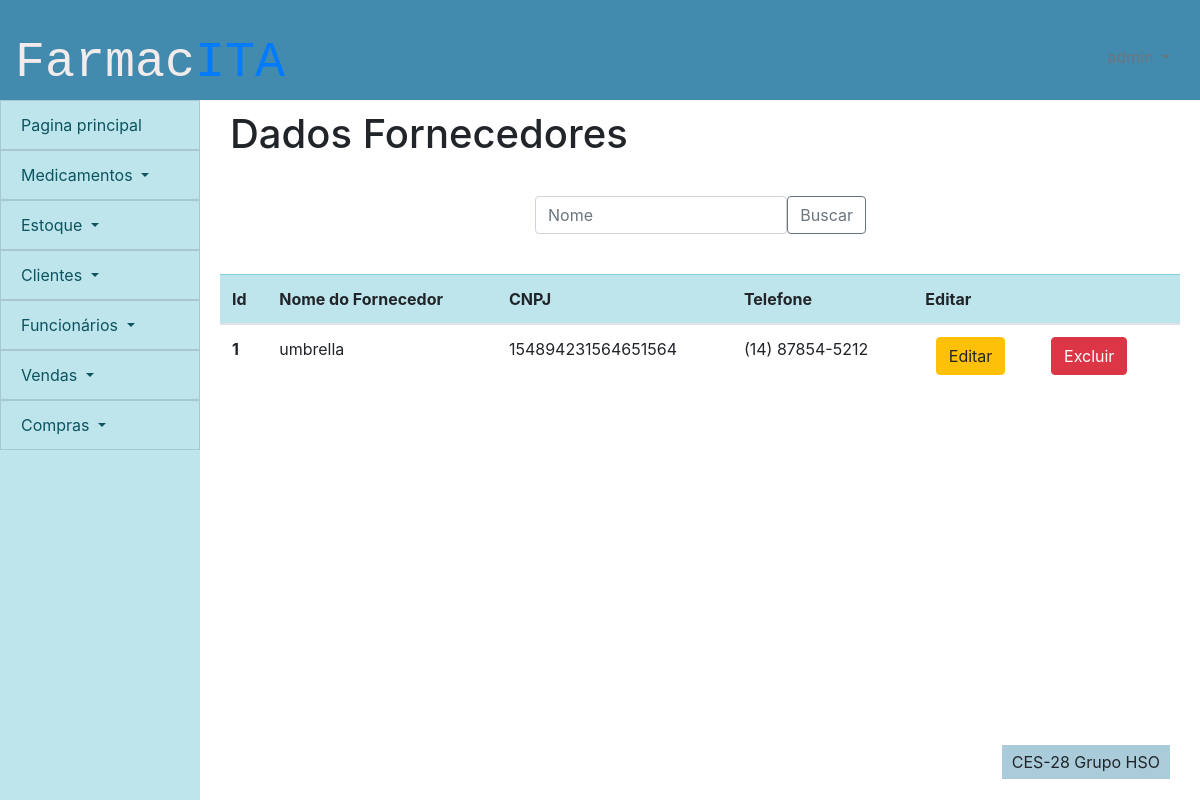
Page /pessoas/editar_fornecedor (signed in) on the earlier database version.
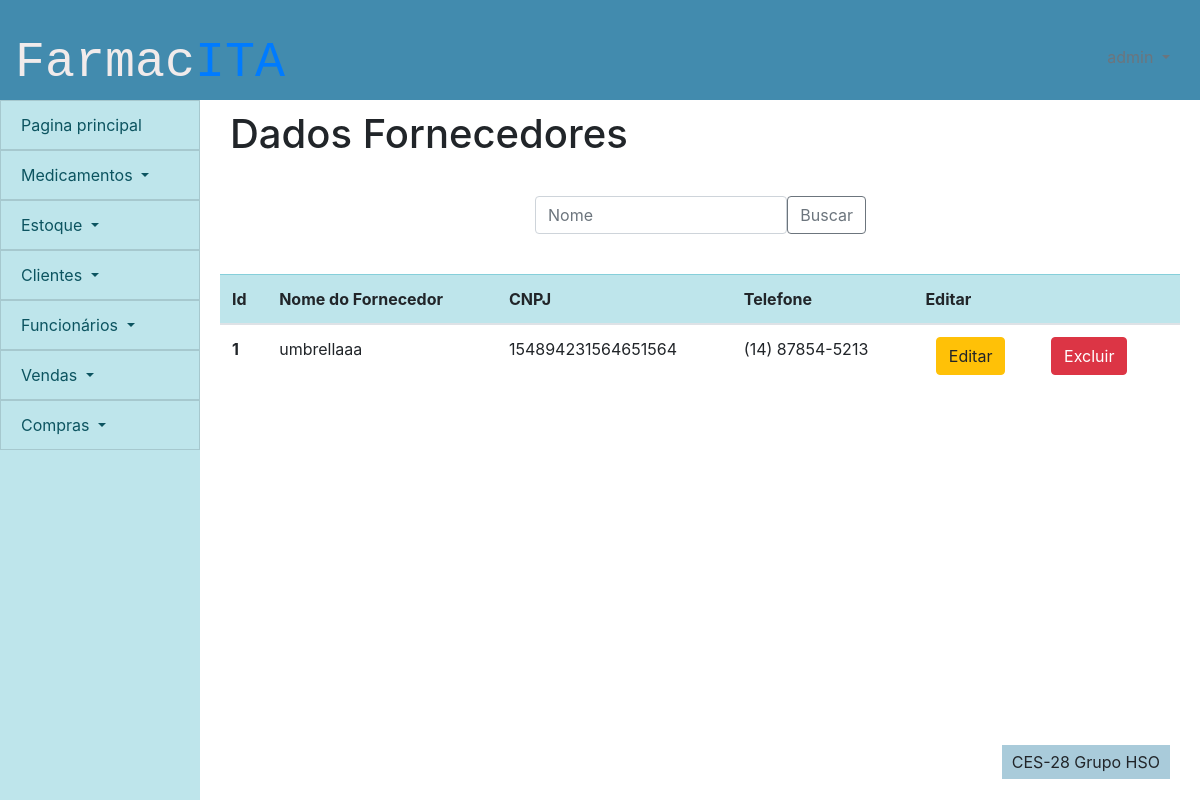
Same page on the later database version.
### pessoas/models.py (models this page shows)
class fornecedor(models.Model):
    id_fornecedor = models.AutoField(primary_key=True)
    nome_fornecedor = models.CharField(max_length=100)
    cnpj = models.CharField(max_length=18)
    telefone = models.CharField(max_length=15)
    ativo = models.BooleanField(default=True)

### pessoas/views.py (the view, shortened to what this page needs)
# urls.py: path('editar_fornecedor',views.editar_fornecedor, name = 'editar_fornecedor'),
def editar_fornecedor(request):
    if request.user.is_authenticated:
        editar = False
        lista = fornecedor.objects.filter(ativo=True)
        busca = request.GET.get('buscafornecedor')
        if busca:
            editar = False
            lista = fornecedor.objects.filter(nome_fornecedor__icontains = busca)
        delete = request.GET.get('delete')
        if delete:
            teste = fornecedor.objects.filter(id_fornecedor = delete)
            teste.update(ativo=False)
        editando = request.GET.get('edit')
        if editando:
            editar = True
            lista = fornecedor.objects.filter(id_fornecedor = editando)
        return render(request,'pessoas/pagina_edicao_de_fornecedor.html',{'lista':lista,'editar':editar})
    else:
        return failed_login(request)

### frontend/pessoas/pagina_edicao_de_fornecedor.html (shortened to what this page needs)
{% extends 'template/padrao.html' %}
{% load static %}
{%block titulo-conteudo %}
Dados Fornecedores
{% endblock %}
{% block content %}
<div>
    <div class="row formulario">
        <div class="col-sm-12">
            <div>
                <form method="GET">
                    <div class="input-group-prepend">
                        <input type="text" class="form-control" placeholder="Nome" name="buscafornecedor" id="buscafornecedor">
                    <button class="btn btn-outline-secondary" type="submit" id="button-addon1">Buscar</button>
                    </div>
                    </form>
            </div>
        </div>
    </div>
    <div class="tabela">
        <table class="table table-hover">
            <thead class="table-info">
                <tr>
                    <th scope="col">Id</th>
                    <th scope="col">Nome do Fornecedor</th>
                    <th scope="col">CNPJ</th>
                    <th scope="col">Telefone</th>
                    <th scope="col">Editar</th>
                    <th></th>
                    <th></th>
                </tr>
            </thead>
            {% for i in lista %}
            <tbody>
                <tr class={{i.id_fornecedor}}>
                    <th scope="row">{{i.id_fornecedor}}</th>
                    <td class = "nome">{{i.nome_fornecedor}}</td>
                    <td class = "cnpj">{{i.cnpj}}</td>
                    <td class = "telefone">{{i.telefone}}</td>
                    <td>
                        <form class= "centro">
                            <button value = {{i.id_fornecedor}} name = 'edit' class="btn btn-warning"  type = "submit" >Editar</button>
                        </form>
                    </td>
                    <td>
                        <form class= "centro">
                            <button  value = {{i.id_fornecedor}} name = 'delete' class="btn btn-danger botao" type = "submit">Excluir</button>
                        </form>
                    </td>
                </tr>
            </tbody>
            {% endfor %}
        </table>
    </div>
</div>
{% endblock %}

Differences in the rows shown:
changed fornecedor id 1: nome_fornecedor "umbrella" → "umbrellaaa"; telefone "(14) 87854-5212" → "(14) 87854-5213"
